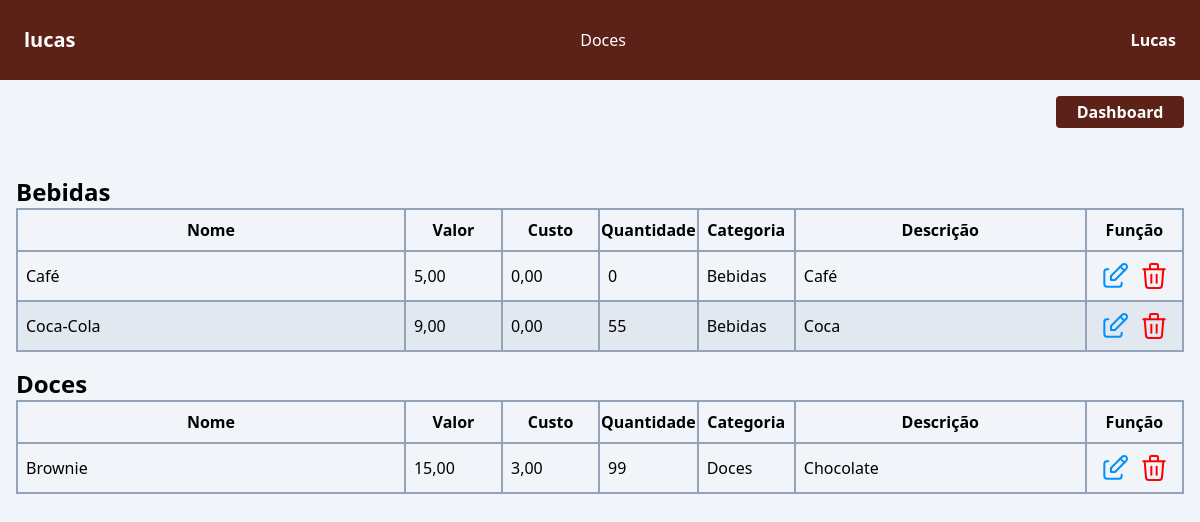
The app's page /1/administracao/lucas/ (signed in) with its own data.
### src/consumer/models.py (models this page shows, shortened)
class User(AbstractUser):
    email = models.EmailField(
        unique=True,
    )
    username = models.CharField(
        max_length=45,
    )
    USERNAME_FIELD = 'email'
    REQUIRED_FIELDS = ['username']

### src/establishment/models.py (models this page shows, shortened)
class Establishment(models.Model):
    establishment_id = models.AutoField(
        primary_key=True,
        unique=True,
        editable=False,
    )
    establishment_name = models.CharField(
        max_length=45,
        verbose_name="Nome Fantasia",
        help_text="Nome que aparecerá na interface do usuário.",
    )
    establishment_legal_name = models.CharField(
        max_length=45,
        verbose_name="Razão Social",
        help_text="Nome registrado oficialmente nos documentos legais e registros comerciais.",
    )
    establishment_cnpj = models.CharField(
        max_length=14,
        verbose_name="CNPJ",
        unique=True,
    )
    establishment_address = models.CharField(
        max_length=45,
        verbose_name="Endereço",
    )
    establishment_description = models.CharField(
        max_length=255,
        verbose_name="Descrição",
        help_text="Uma breve descrição do comércio.",
    )
    establishment_email = models.EmailField(
        verbose_name="E-mail",
    )
    establishment_ddd_phone = models.CharField(
        max_length=3,
        verbose_name="DDD",
    )
    establishment_phone = models.CharField(
        max_length=9,
        verbose_name="Telefone",
    )
    class Meta:
        verbose_name = "Estabelecimento"
        verbose_name_plural = "Estabelecimentos"

### src/product/models.py (models this page shows, shortened)
class Category(models.Model):
    category_id = models.AutoField(
        primary_key=True,
        unique=True,
        editable=False,
    )
    category_name = models.CharField(
        max_length=45,
        verbose_name="Categoria",
    )
    class Meta:
        verbose_name = "Categoria"
        verbose_name_plural = "Categorias"
    def __str__(self):
        return f"{self.category_name}"

class Product(models.Model):
    product_id = models.AutoField(
        primary_key=True,
        unique=True,
        editable=False,
    )
    product_name = models.CharField(
        max_length=45,
        verbose_name="Produto",
    )
    product_value = models.DecimalField(
        max_digits=8,
        decimal_places=2,
        verbose_name="Valor",
    )
    product_description = models.CharField(
        max_length=255,
        verbose_name="Descrição",
    )
    product_cost = models.DecimalField(
        max_digits=8,
        decimal_places=2,
        default=0.00,
        verbose_name="Valor de Custo",
    )
    product_quantity = models.PositiveIntegerField(
        default=None,
        verbose_name="Quantidade",
    )
    product_category = models.ForeignKey(
        Category,
        on_delete=models.CASCADE,
        verbose_name="Categoria do Produto",
    )
    product_establishment = models.ForeignKey(
        Establishment,
        on_delete=models.CASCADE,
        verbose_name="Estabelecimento",
    )
    class Meta:
        verbose_name = "Produto"
        verbose_name_plural = "Produtos"

### src/establishment/views.py (the view)
# urls.py: path("<int:id>/administracao/<str:name>/", administration_view, name="administration_view"),
def administration_view(request, id, name):
    establishment = Establishment.objects.get(establishment_id=id)
    products = Product.objects.filter(product_establishment=id)
    categories = Category.objects.all()
    return render(
        request,
        "establishment/administration.html",
        {
            "products": products,
            "name": name,
            "establishment": establishment,
            "categories": categories,
        },
    )

### templates/establishment/administration.html (shortened to what this page needs)
{% extends '../base.html' %}
{% block header %}
    <div class="top-0 w-screen bg-browniest flex p-2 items-center text-white justify-between h-20">
        <div id="logo" class="pl-4">
            <span class="font-bold text-md sm:text-lg md:text-xl">
                {{ name }}
            </span>
        </div>
        {% if establishment.establishment_description %}
            <div id="slogan" class="hidden sm:block">
                {{ establishment.establishment_description }}
            </div>
        {% endif %}
        <div id="user" class="pr-4">
            <span class="font-bold">
                {{ user.username|capfirst }}
            </span>
        </div>
    </div>
{% endblock %}
{% block main %}
    <div class="flex justify-end p-4 gap-4">
        <div>
            <a href="{% url 'establishment:dashboard' %}" class="rounded w-32 h-8 bg-browniest hover:bg-browniest-light text-white font-bold text-center flex justify-center items-center">
                Dashboard
            </a>
        </div>
    </div>
    <div class="p-4">
        {%for category in categories %}
            <div class="mt-4">
                <span class="font-bold text-2xl">
                    {{ category }}
                </span>
            </div>
            <div class="flex just-center">
                <table class="table-auto border-2 border-collapse w-full rounded">
                    <thead class="border-2 p-2">
                        <tr>
                            <th class="w-4/12 border-2 border-slate-400 py-2">Nome</th>
                            <th class="w-1/12 border-2 border-slate-400 py-2">Valor</th>
                            <th class="w-1/12 border-2 border-slate-400 hidden md:table-cell py-2">Custo</th>
                            <th class="w-1/12 border-2 border-slate-400 py-2">Quantidade</th>
                            <th class="w-1/12 border-2 border-slate-400 hidden md:table-cell py-2">Categoria</th>
                            <th class="w-3/12 border-2 border-slate-400 hidden md:table-cell py-2">Descrição</th>
                            <th class="w-1/12 border-2 border-slate-400 py-2">Função</th>
                        </tr>
                    </thead>
                    <tbody>
                        {% for product in products %}
                            {% if category == product.product_category %}
                                    {% cycle '' 'bg-slate-200' as row_color %}
                                <tr class="{{ row_color }} border-2">
                                    <td class="border-2 border-slate-400 p-2">{{ product.product_name }}</td>
                                    {% if product.product_value < product.product_cost %}
                                        <td class="border-2 border-slate-400 p-2 text-red-500">{{ product.product_value }}</td>
                                    {% else %}
                                        <td class="border-2 border-slate-400 p-2">{{ product.product_value }}</td>
                                    {% endif %}
                                    <td class="border-2 border-slate-400 hidden md:table-cell p-2">{{ product.product_cost }}</td>
                                    <td class="border-2 border-slate-400 p-2">{{ product.product_quantity }}</td>
                                    <td class="border-2 border-slate-400 hidden md:table-cell p-2">{{ product.product_category }}</td>
                                    <td class="border-2 border-slate-400 hidden md:table-cell p-2">{{ product.product_description }}</td>
                                    <td class="border-2 border-slate-400 p-2">
                                        <div class="flex justify-around">
                                            <a href="{% url 'edit_product_view' id=establishment.establishment_id product=product.product_id %}">
                                            </a>
                                            <button data-modal-target="popup-modal" data-modal-toggle="popup-modal" data-param-id="{{establishment.establishment_id}}" data-param-product="{{product.product_id}}">
                                            </button>
                                        </div>
                                    </td>
                                </tr>
                            {% endif %}
                        {% endfor %}
                    </tbody>
                </table>
            </div>
        {% endfor %}
    </div>
{% endblock %}

### static/css/app.css (style rules this page uses)
html, :host { line-height: 1.5; -webkit-text-size-adjust: 100%; -moz-tab-size: 4; -o-tab-size: 4; tab-size: 4; font-family: ui-sans-serif, system-ui, sans-serif, "Apple Color Emoji", "Segoe UI Emoji", "Segoe UI Symbol", "Noto Color Emoji"; font-feature-settings: normal; font-variation-settings: normal; -webkit-tap-highlight-color: transparent; }
body { margin: 0; line-height: inherit; }
a { color: inherit; text-decoration: inherit; }
table { text-indent: 0; border-color: inherit; border-collapse: collapse; }
button, input, optgroup, select, textarea { font-family: inherit; font-feature-settings: inherit; font-variation-settings: inherit; font-size: 100%; font-weight: inherit; line-height: inherit; color: inherit; margin: 0; padding: 0; }
button, select { text-transform: none; }
button, [type='button'], [type='reset'], [type='submit'] { -webkit-appearance: button; background-color: transparent; background-image: none; }
button, [role="button"] { cursor: pointer; }
img, svg, video, canvas, audio, iframe, embed, object { display: block; vertical-align: middle; }
.top-0 { top: 0px; }
.mt-4 { margin-top: 1rem; }
.box-border { box-sizing: border-box; }
.flex { display: flex; }
.hidden { display: none; }
.h-20 { height: 5rem; }
.h-8 { height: 2rem; }
.w-1\/12 { width: 8.333333%; }
.w-3\/12 { width: 25%; }
.w-32 { width: 8rem; }
.w-4\/12 { width: 33.333333%; }
.w-8 { width: 2rem; }
.w-full { width: 100%; }
.w-screen { width: 100vw; }
.table-auto { table-layout: auto; }
.border-collapse { border-collapse: collapse; }
.select-none { -webkit-user-select: none; -moz-user-select: none; user-select: none; }
.items-center { align-items: center; }
.justify-end { justify-content: flex-end; }
.justify-center { justify-content: center; }
.justify-between { justify-content: space-between; }
.justify-around { justify-content: space-around; }
.gap-4 { gap: 1rem; }
.overflow-x-hidden { overflow-x: hidden; }
.rounded { border-radius: 0.25rem; }
.border-2 { border-width: 2px; }
.border-slate-400 { --tw-border-opacity: 1; border-color: rgb(148 163 184 / var(--tw-border-opacity)); }
.bg-browniest { --tw-bg-opacity: 1; background-color: rgb(92 34 23 / var(--tw-bg-opacity)); }
.bg-slate-100 { --tw-bg-opacity: 1; background-color: rgb(241 245 249 / var(--tw-bg-opacity)); }
.bg-slate-200 { --tw-bg-opacity: 1; background-color: rgb(226 232 240 / var(--tw-bg-opacity)); }
.p-2 { padding: 0.5rem; }
.p-4 { padding: 1rem; }
.py-2 { padding-top: 0.5rem; padding-bottom: 0.5rem; }
.pl-4 { padding-left: 1rem; }
.pr-4 { padding-right: 1rem; }
.text-center { text-align: center; }
.text-2xl { font-size: 1.5rem; line-height: 2rem; }
.font-bold { font-weight: 700; }
.text-white { --tw-text-opacity: 1; color: rgb(255 255 255 / var(--tw-text-opacity)); }
@media (min-width: 640px) { .sm\:block { display: block; } }
@media (min-width: 640px) { .sm\:text-lg { font-size: 1.125rem; line-height: 1.75rem; } }
@media (min-width: 768px) { .md\:table-cell { display: table-cell; } }
@media (min-width: 768px) { .md\:text-xl { font-size: 1.25rem; line-height: 1.75rem; } }

### records on screen
User: username "lucas", username "Lucas"
Establishment: establishment_description "Doces"
Category: category_name "Bebidas"
Product: product_name "Café", product_value "5,00", product_cost "0,00", product_quantity "0", product_category "Bebidas", product_description "Café"
Product: product_name "Coca-Cola", product_value "9,00", product_cost "0,00", product_quantity "55", product_category "Bebidas", product_description "Coca"
Category: category_name "Doces"
Product: product_name "Brownie", product_value "15,00", product_cost "3,00", product_quantity "99", product_category "Doces", product_description "Chocolate"
